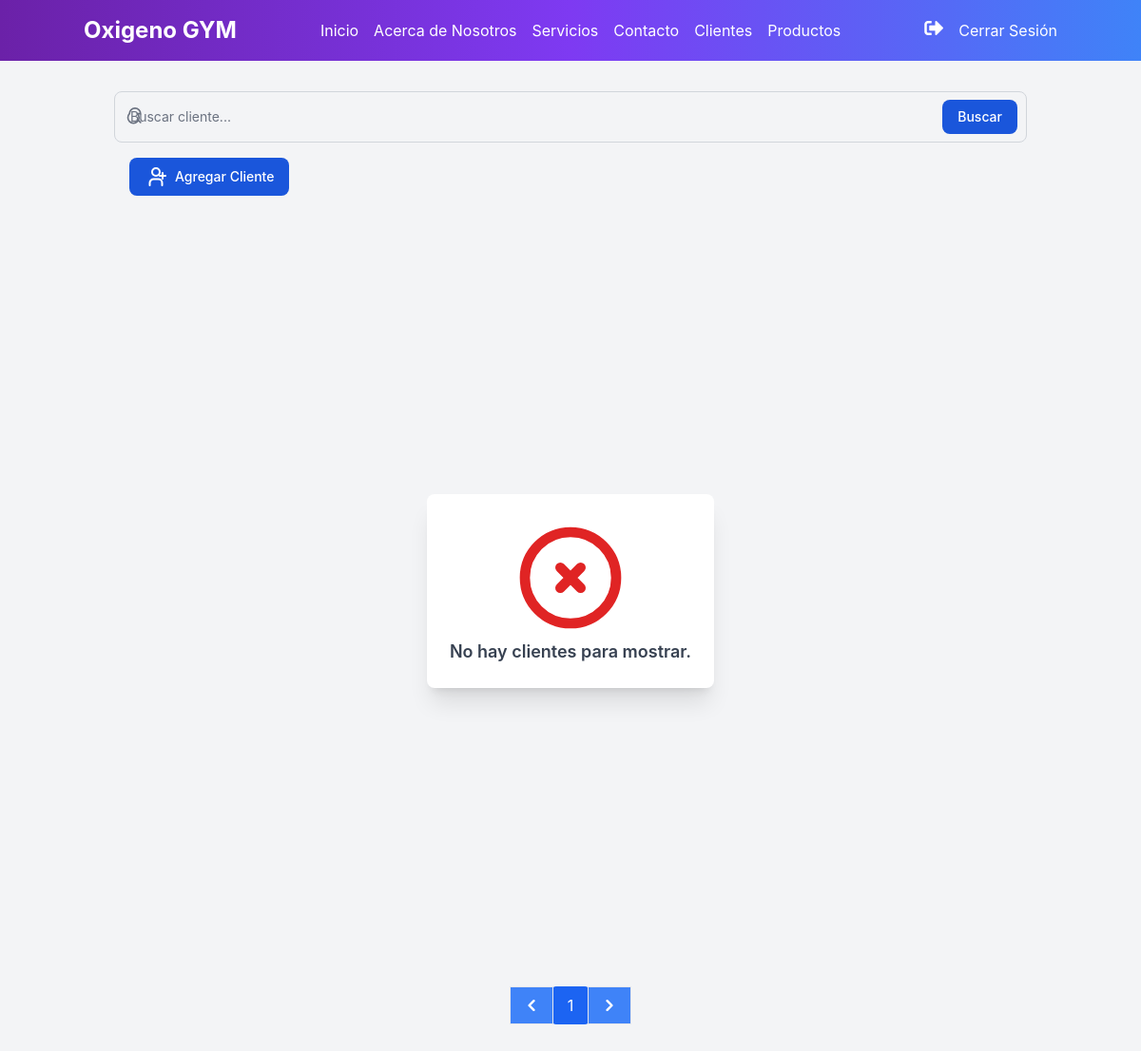
The page /clientes/ (signed in) on the database as committed earlier.
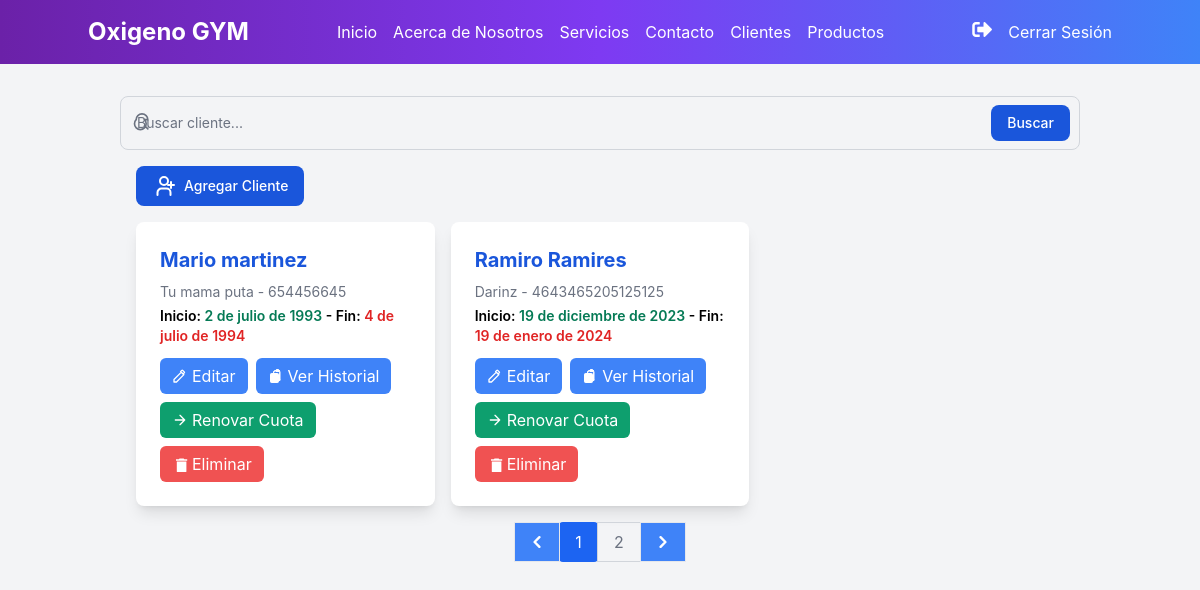
The same page on the database as committed later.
### OxigenoGYMAPP/models.py (models this page shows, shortened)
class Cliente(models.Model):
    id_cliente = models.AutoField(primary_key=True)
    nombre_completo = models.CharField(max_length=100)
    dni = models.CharField(max_length=20, unique=True)
    apodo = models.CharField(max_length=50, blank=True)
    fecha_inicio_cuota = models.DateField(default=default_fecha_inicio, blank=True, null=True)
    fecha_fin_cuota = models.DateField(default=default_fecha_fin, blank=True, null=True)

### OxigenoGYMAPP/views.py (the view)
# urls.py: path('clientes/', views.listar_clientes, name='listar_clientes'),
@login_required(login_url='login_gym')
def listar_clientes(request):
    clientes = Cliente.objects.all()
    query = request.GET.get('q')
    if query:
        clientes = clientes.filter(
            Q(nombre_completo__icontains=query) |
            Q(apodo__icontains=query) |
            Q(dni__icontains=query)
        )
    paginator = Paginator(clientes, 2)
    page = request.GET.get('page')
    try:
        clientes_pagina = paginator.page(page)
    except PageNotAnInteger:
        clientes_pagina = paginator.page(1)
    except EmptyPage:
        clientes_pagina = paginator.page(paginator.num_pages)
    historiales_cuotas = CuotaHistorial.objects.all()
    form_cliente = ClienteForm()  # Utiliza el formulario de Django
    return render(request, 'clientes.html', {'clientes': clientes_pagina, 'historiales_cuotas': historiales_cuotas, 'form_cliente': form_cliente, 'historial_form': CuotaHistorialForm()})

### OxigenoGYMAPP/forms.py (shortened to what this page needs)
class ClienteForm(forms.ModelForm):
    class Meta:
        model = Cliente
        fields = ['nombre_completo', 'dni', 'apodo', 'fecha_inicio_cuota', 'fecha_fin_cuota']
        widgets = {
            'fecha_inicio_cuota': forms.DateInput(attrs={'type': 'date', 'placeholder': 'YYYY-MM-DD'}, format='%Y-%m-%d'),
            'fecha_fin_cuota': forms.DateInput(attrs={'type': 'date', 'placeholder': 'YYYY-MM-DD'}, format='%Y-%m-%d'),
        }
    def __init__(self, *args, **kwargs):
        super(ClienteForm, self).__init__(*args, **kwargs)
        if self.instance and self.instance.pk:
            self.fields['fecha_inicio_cuota'].initial = self.instance.fecha_inicio_cuota
            self.fields['fecha_fin_cuota'].initial = self.instance.fecha_fin_cuota

class CuotaHistorialForm(forms.ModelForm):
    class Meta:
        model = CuotaHistorial
        fields = ['fecha_inicio_cuota', 'fecha_fin_cuota']
        widgets = {
            'fecha_inicio_cuota': forms.DateInput(attrs={'type': 'date', 'placeholder': 'YYYY-MM-DD'}, format='%Y-%m-%d'),
            'fecha_fin_cuota': forms.DateInput(attrs={'type': 'date', 'placeholder': 'YYYY-MM-DD'}, format='%Y-%m-%d'),
        }

### OxigenoGYMAPP/templates/clientes.html (shortened to what the changed rows need)
{% extends 'base.html' %}
{% block content %}
<link href="https://cdnjs.cloudflare.com/ajax/libs/flowbite/2.2.0/flowbite.min.css" rel="stylesheet" />
<div class="container mx-auto p-4">
<div class="container mx-auto p-4">
    {% if clientes %}
    <div class="grid grid-cols-1 md:grid-cols-2 lg:grid-cols-3 gap-4">
        {% for cliente in clientes %}
            <div class="bg-white p-6 rounded-lg shadow-lg transition duration-300 ease-in-out hover:shadow-xl">
                <h2 class="text-xl font-bold text-blue-700 mb-2">{{ cliente.nombre_completo }}</h2>
                <p class="text-sm text-gray-500 mb-1">{{ cliente.apodo }} - {{ cliente.dni }}</p>
                <p class="text-sm font-semibold mb-3">Inicio: <span class="text-green-600">{{ cliente.fecha_inicio_cuota }}</span> - Fin: <span class="text-red-600">{{ cliente.fecha_fin_cuota }}</span></p>
                <div class="flex flex-wrap gap-2">
                    <button onclick="abrirModalEditar('{{ cliente.id_cliente }}')" class="flex items-center px-3 py-1.5 bg-blue-500 hover:bg-blue-600 focus:ring-2 focus:ring-blue-300 transition-all duration-300 text-white rounded-md focus:outline-none">
                        Editar
                    </button>
                    <button onclick="abrirModalHistorial('{{ cliente.id_cliente }}')" class="flex items-center px-3 py-1.5 bg-blue-500 hover:bg-blue-600 focus:ring-2 focus:ring-blue-300 transition-all duration-300 text-white rounded-md focus:outline-none">
                        Ver Historial
                    </button>
                    <button onclick="abrirModalRenovar('{{ cliente.id_cliente }}')" class="flex items-center px-3 py-1.5 bg-green-500 hover:bg-green-600 focus:ring-2 focus:ring-green-300 transition-all duration-300 text-white rounded-md focus:outline-none">
                        <svg xmlns="http://www.w3.org/2000/svg" class="h-4 w-4 mr-1" fill="none" viewBox="0 0 24 24" stroke="currentColor" stroke-width="2" aria-label="Renovar cuota">
                            <path stroke-linecap="round" stroke-linejoin="round" d="M5 12h14M12 5l7 7-7 7"></path>
                        </svg>
                        Renovar Cuota
                    </button>
                    <form onsubmit="return confirm('¿Estás seguro de querer eliminar este cliente?');" action="{% url 'eliminar_cliente' cliente.id_cliente %}" method="post" class="inline">
                        <button type="submit" class="flex items-center px-3 py-1.5 bg-red-500 hover:bg-red-600 focus:ring-2 focus:ring-red-300 transition-all duration-300 text-white rounded-md focus:outline-none">
                            <svg class="w-4 h-4 mr-1" fill="currentColor" viewBox="0 0 20 20" aria-label="Eliminar cliente">
                                <path d="M6 19c0 1.1.9 2 2 2h8c1.1 0 2-.9 2-2V7H6v12zM19 4h-3.5l-1-1h-5l-1 1H5v2h14V4z"></path>
                            </svg>
                            Eliminar
                        </button>
                    </form>
                </div>
            </div>
        {% endfor %}
    </div>
    {% else %}
    <div class="flex flex-col items-center justify-center min-h-screen -mt-16">
        <div class="text-center p-6 bg-white rounded-lg shadow-xl">
            <svg class="h-32 w-32 text-red-600 heartbeat mx-auto" fill="none" viewBox="0 0 24 24" stroke="currentColor">
                <path stroke-linecap="round" stroke-linejoin="round" stroke-width="2" d="M10 14l2-2m0 0l2-2m-2 2l-2-2m2 2l2 2m7-2a9 9 0 11-18 0 9 9 0 0118 0z"/>
            </svg>
            <p class="text-lg font-semibold text-gray-700">No hay clientes para mostrar.</p>
        </div>
    </div>
{% endif %}
<div class="flex justify-center mt-4">
    <nav class="flex items-center -space-x-px h-10 text-base">
        <a href="?page=1" class="flex items-center justify-center px-4 h-10 text-white bg-blue-500 border border-blue-500 rounded-l-md transition duration-300 ease-in-out transform hover:bg-blue-600 hover:scale-105">
            <svg class="w-3 h-3 rtl:rotate-180" aria-hidden="true" xmlns="http://www.w3.org/2000/svg" fill="none" viewBox="0 0 6 10">
                <path stroke="currentColor" stroke-linecap="round" stroke-linejoin="round" stroke-width="2" d="M5 1 1 5l4 4"/>
            </svg>
        </a>
        {% for i in clientes.paginator.page_range %}
            <a href="?page={{ i }}" class="flex items-center justify-center px-4 h-10 leading-tight {% if i == clientes.number %}text-white bg-blue-600 border-blue-600 rounded{% else %}text-gray-500 border border-gray-300 hover:bg-gray-100 hover:text-gray-700 transition duration-300 ease-in-out{% endif %}">
                {{ i }}
            </a>
        {% endfor %}
        <a href="?page={{ clientes.paginator.num_pages }}" class="flex items-center justify-center px-4 h-10 text-white bg-blue-500 border border-blue-500 rounded-r-md transition duration-300 ease-in-out transform hover:bg-blue-600 hover:scale-105">
            <svg class="w-3 h-3" aria-hidden="true" xmlns="http://www.w3.org/2000/svg" fill="none" viewBox="0 0 6 10">
                <path stroke="currentColor" stroke-linecap="round" stroke-linejoin="round" stroke-width="2" d="m1 9 4-4-4-4"/>
            </svg>
        </a>
    </nav>
</div>
</body>
{% endblock %}

Rows that differ between the two databases and show on the page:
added Cliente: nombre_completo "Mario martinez", apodo "Tu mama puta", dni "654456645", fecha_inicio_cuota "2 de julio de 1993", fecha_fin_cuota "4 de julio de 1994"
added Cliente: nombre_completo "Ramiro Ramires", apodo "Darinz", dni "4643465205125125", fecha_inicio_cuota "19 de diciembre de 2023", fecha_fin_cuota "19 de enero de 2024"
Other text that changed with them:
new list line: "2"
text no longer shown: "No hay clientes para mostrar."
